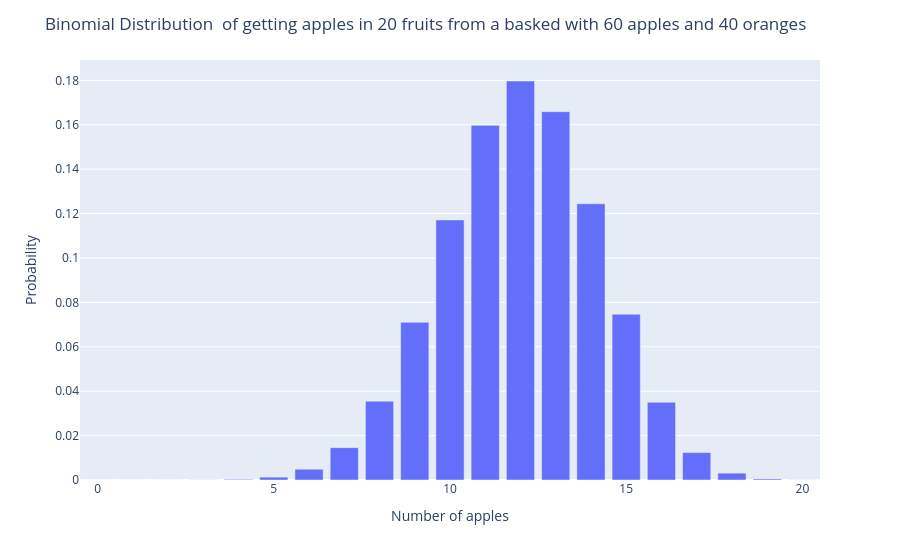

The code cell stored with this chart in its notebook:
### Markdown cell above
<!-- **Plot the PDF (probability distributiom function) for the above binomial distribution.** -->

**Plot the Probability Mass Function (PMF) for the above binomial distribution.**

*Hint: The range of x in a binomial distribution is from `0` to `n`.*

### Code cell
# your code here
# Please label the axes and give a title to the plot 


n, p = 20, 0.6
k = np.arange(0, n + 1)
pmf_vals = stats.binom.pmf(k, n, p)
print("pmf_vals=", pmf_vals)


fig=px.bar( x=k, y=pmf_vals)
fig.update_layout(
    title="Binomial Distribution  of getting apples in 20 fruits from a basked with 60 apples and 40 oranges",
    xaxis_title="Number of apples",
    yaxis_title="Probability"
)

fig.show()

### Figure 1 — Plotly figure (JSON) as saved in the notebook; plotly's stock layout.template omitted (floating-point values rounded to 4 significant figures)
{"data": [{"hovertemplate": "x=%{x}<br>y=%{y}<extra></extra>", "legendgroup": "", "marker": {"color": "#636efa", "pattern": {"shape": ""}}, "name": "", "orientation": "v", "showlegend": false, "textposition": "auto", "type": "bar", "x": [0, 1, 2, 3, 4, 5, 6, 7, 8, 9, 10, 11, 12, 13, 14, 15, 16, 17, 18, 19, 20], "xaxis": "x", "y": [1.1e-08, 3.299e-07, 4.7e-06, 4.23e-05, 0.0002697, 0.001294, 0.004854, 0.01456, 0.0355, 0.07099, 0.1171, 0.1597, 0.1797, 0.1659, 0.1244, 0.07465, 0.03499, 0.01235, 0.003087, 0.0004875, 3.656e-05], "yaxis": "y"}], "layout": {"barmode": "relative", "legend": {"tracegroupgap": 0}, "margin": {"t": 60}, "title": {"text": "Binomial Distribution  of getting apples in 20 fruits from a basked with 60 apples and 40 oranges"}, "xaxis": {"anchor": "y", "domain": [0, 1], "title": {"text": "Number of apples"}}, "yaxis": {"anchor": "x", "domain": [0, 1], "title": {"text": "Probability"}}}}
